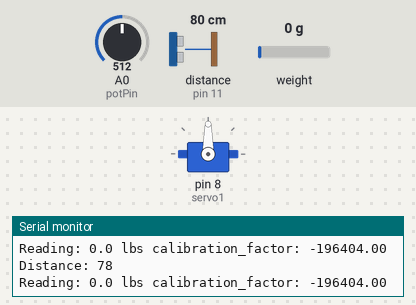
This sketch was run on a simulated Arduino Uno, built with avr-gcc and run on an emulated ATmega328P. On the bench: servo, the last lines printed to the serial monitor. Wiring (inferred from the names in the program): ultrasonic range finder: trigger pin 12; echo pin 11. Inputs (shaded band) come from the test bench; at power-on: distance to the obstacle (sensor on pin 11) 80 cm, A0 (potPin) = 512, weight on the scale 0 g. The echo pulse lasts 58.3 µs per cm.

Above: at 3.3 s.
3.4 s: distance to the obstacle (sensor on pin 11) set to 17 cm
6.9 s: distance to the obstacle (sensor on pin 11) set to 14 cm
At 9.6 s:
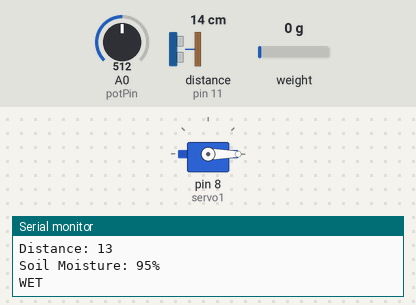
Timing chart, 0 to 16.6 s (numbered marks = the images above; inputs shaded):
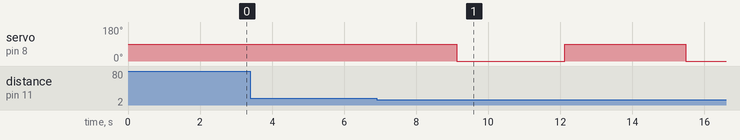

Measured:
- the behaviour switches between 16 and 15 cm on distance to the obstacle (sensor on pin 11) (found by bisection; images 0 and 1)
- after the input at 6.9 s, servo on pin 8 (servo1): 90° → 0° after 2.2 s, → 90° 3.0 s later, → 0° 3.4 s later

The sketch:

Avani_ino.ino
```cpp
#include <Servo.h>
#include "HX711.h" // Include the HX711 library

Servo servo1;

const int trigPin = 12;
const int echoPin = 11;
const int potPin = A0; // Input pin
const int DOUT = 3; // Pin connected to HX711 DOUT
const int CLK = 2;  // Pin connected to HX711 CLK

long duration;
int distance = 0;
int soil = 0;
int fsoil = 0;
float weight = 0.0;

HX711 scale; // Create an instance of the HX711 class
float calibration_factor = -196404; // Initial calibration factor, adjust as needed

void setup()
{
  Serial.begin(9600);
  pinMode(trigPin, OUTPUT);
  pinMode(echoPin, INPUT);
  servo1.attach(8);

  // Initialize the HX711
  scale.begin(DOUT, CLK);
  scale.set_scale();
  scale.tare(); // Reset the scale to zero

  Serial.println("HX711 calibration sketch");
  Serial.println("Remove all weight from scale");
  Serial.println("After readings begin, place known weight on scale");
  Serial.println("Press + or a to increase calibration factor");
  Serial.println("Press - or z to decrease calibration factor");

  long zero_factor = scale.read_average(); // Get a baseline reading
  Serial.print("Zero factor: "); // This can be used to remove the need to tare the scale. Useful in permanent scale projects.
  Serial.println(zero_factor);
}

void loop()
{
  // Calibration routine
  if (Serial.available()) {
    char temp = Serial.read();
    if (temp == '+' || temp == 'a')
      calibration_factor += 10;
    else if (temp == '-' || temp == 'z')
      calibration_factor -= 10;
  }

  scale.set_scale(calibration_factor); // Adjust to this calibration factor

  Serial.print("Reading: ");
  Serial.print(scale.get_units(), 1);
  Serial.print(" lbs"); // Change this to kg and re-adjust the calibration factor if you follow SI units
  Serial.print(" calibration_factor: ");
  Serial.print(calibration_factor);
  Serial.println();

  // Read ultrasonic sensor
  distance = 0;
  for (int i = 0; i < 2; i++) {
    digitalWrite(trigPin, LOW);
    delayMicroseconds(2);
    digitalWrite(trigPin, HIGH);
    delayMicroseconds(10);
    digitalWrite(trigPin, LOW);
    duration = pulseIn(echoPin, HIGH);
    distance += duration * 0.034 / 2;
    delay(10);
  }
  distance /= 2;
  Serial.print("Distance: ");
  Serial.println(distance);

  if (distance < 15 && distance > 1) {
    delay(1000);

    // Read soil moisture sensor
    fsoil = 0;
    for (int i = 0; i < 3; i++) {
      soil = analogRead(potPin);
      soil = constrain(soil, 485, 1023);
      fsoil += map(soil, 485, 1023, 100, 0);
      delay(75);
    }
    fsoil /= 3;
    Serial.print("Soil Moisture: ");
    Serial.print(fsoil);
    Serial.println("%");

    if (fsoil > 3) {
      Serial.println("WET");
      servo1.write(0);
    } else {
      Serial.println("DRY");
      servo1.write(180);
    }

    delay(3000);
    servo1.write(90);

    // Read weight from the load cell
    weight = scale.get_units(10); // Read the average of 10 readings
    Serial.print("Weight: ");
    Serial.print(weight);
    Serial.println(" kg");
  }

  delay(1000);
}
```
